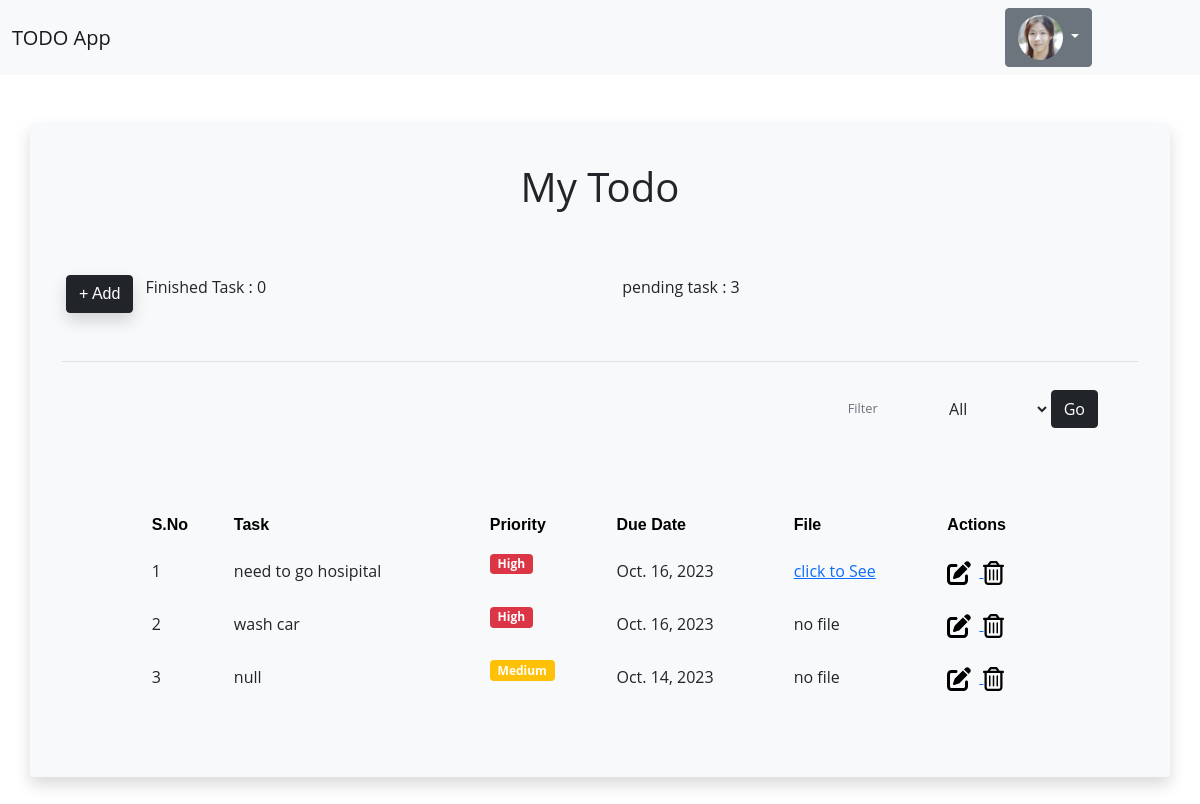
The app's page /index/ (signed in) with its own data.
### adApp/models.py (models this page shows, shortened)
class CustomUser(AbstractUser):
    userIMG = models.ImageField(upload_to="uploads")
    uuid = models.UUIDField(default=uuid.uuid4, editable=False)

class ListDetails(models.Model):
    PRIORTY_LEVEL = [("High", "High"), ("Medium", "Medium"), ("Low", "Low")]
    desc = models.CharField(max_length=300)
    slug = models.SlugField(unique=True)
    updateDate = models.DateField(default=timezone.now)
    due_date = models.DateField(default=timezone.now, null=True, blank=True)
    is_finished = models.BooleanField(default=False)
    fileUpload = models.FileField(upload_to="uploads/", default=None)
    priority = models.CharField(choices=PRIORTY_LEVEL, max_length=30)
    owner = models.ForeignKey(settings.AUTH_USER_MODEL,
                              on_delete=models.CASCADE)

### adApp/views.py (the view)
# urls.py: path("index/", ShowData.as_view(), name="show"),
class ShowData(LoginRequiredMixin, ListView):
    model = ListDetails
    login_url = "login"
    template_name = "index.html"
    context_object_name = "showdetails"
    def get_queryset(self):
        user = self.request.user
        specificData = ListDetails.objects.none()
        if user.is_authenticated:
            specificData = ListDetails.objects.filter(owner=user)
            return specificData
    def get_context_data(self, **kwargs):
        context = super().get_context_data(**kwargs)
        today = date.today()
        pendigTask = ListDetails.objects.filter(
            is_finished=False, owner=self.request.user).count()
        finishedTask = ListDetails.objects.filter(
            is_finished=True, owner=self.request.user).count()
        context["pendingTask"] = pendigTask
        context["finishedTask"] = finishedTask
        return context

### templates/index.html (shortened to what this page needs)
{% extends 'base.html' %} {% load static %}
{% block content %}
<!DOCTYPE html>
<link rel="stylesheet" href="{% static 'add.css' %}" />
<div class="container m-5 p-2 rounded mx-auto bg-light shadow">
  <div class="row m-1 p-4">
    <div class="col">
      <div class="p-1 h1 text-dark text-center mx-auto display-inline-block">
        My Todo
      </div>
    </div>
  </div>
  <div class="row m-1 p-3">
    <div class="col col-11">
      <div class="row rounded p-2 add-todo-wrapper">
        <div class="row">
        <div class="col-auto px-0 mx-0 mr-2">
          <a href="{% url 'add-details' %}">
            <button
              class="btn btn-dark rounded shadow "
              style="font-family: Poppins, sans-serif">
               + Add
            </button>
          </a>
        </div>
        <div class="col-lg-6">
          <p>Finished Task : {{finishedTask}}</p>
        </div>
        <div class="col">
           <p>pending task : {{pendingTask}}</p>
        </div>
      </div>
      </div>
    </div>
  </div>
  <div class="p-2 mx-4 border-black-25 border-bottom"></div>
  <form action="{% url 'showsortlist' 'completed' %}" method="post">
  <div class="row m-1 p-3 px-5 justify-content-end">
    <div class="col-auto d-flex align-items-center">
      <label class="text-secondary my-2 pr-2 view-opt-label">Filter</label>
      <select class="custom-select custom-select-sm btn my-2" name="sortList">
     <option value="all"> <a href="{% url 'show' %}">All</a></option>
      </select>
  <button type="submit" class="btn btn-dark rounded">Go</button>
    </div>
  </div>
  </form>
  <div class="container py-5 h-100">
    <div class="row d-flex justify-content-center align-items-center h-100">
      <div class="col-md-12 col-xl-10">
        <div class="table-responsive">
              <table
                class="table  table-hover table-borderless  align-middle">
                <thead class="table-light">
                <tr style="font-family: Poppins, sans-serif">
                  <th scope="col">S.No</th>
                  <th scope="col">Task</th>
                  <th scope="col">Priority</th>
                  <th scope="col">Due Date</th>
                  <th scope="col">File</th>
                  <th scope="col text-center">Actions</th>
                  </tr>
                </thead>
                <tbody class="table-group-divider">
                  {% for i in showdetails %}
                  <td class="">{{forloop.counter}}</td>
                  <td class="align-middle">{{i.desc}}</td>
                   <td class="align-middle">
                    <h6 class="mb-0">
                      <span>
                        <p
                          class="{% if i.priority == 'High' %} badge bg-danger r {% elif i.priority == 'Medium' %} badge bg-warning {% else %} badge bg-success {%endif%}">
                          {{i.priority}}
                        </p>
                      </span>
                    </h6>
                  </td>
                  <td class="align-middle">{{i.due_date}}</td>
                  {% if i.fileUpload %}
                  <td class="align-middle">
                    <a href="{{i.fileUpload.url}}">click to See</a>
                  </td>
                  {% else %}
                  <td>no file</td>
                  {% endif %}
                  <td class="align-middle">
                    <a href="{%url 'update-details' i.slug %}">
                    </a>
                    <a href="{% url 'delete-details' i.slug%}">
                    </a>
                  </td>
                  {% endfor%}
                </tbody>
              </table>
            </div>
          </div>
        </div>
      </div>
    </div>
{% endblock %}

### templates/base.html (shortened to what this page needs)
<!DOCTYPE html>
<html lang="en">
  <head>
    <link
      href="https://cdn.jsdelivr.net/npm/bootstrap@5.0.2/dist/css/bootstrap.min.css"
      rel="stylesheet"
 />
  </head>
  <body>
    <nav class="navbar navbar-expand-lg shaodw  navbar-light bg-light">
      <div class="container-fluid">
        <div class="collapse navbar-collapse" id="navbarSupportedContent">
          <a class="navbar-brand mt-2 mt-lg-0" href="#">
            TODO App
                   </a>
            {% if request.user.is_authenticated %}
        </div>
        <div class="d-flex align-items-center">
          <div class="btn-group">
            <button class="btn" type="button" id="triggerId" data-bs-toggle="dropdown" aria-haspopup="true"
                aria-expanded="false">
      </div>
      <div class="btn-group mx-5">
        <button class="btn btn-secondary mx-5  dropdown-toggle" type="button" id="triggerId" data-bs-toggle="dropdown" aria-haspopup="true"
            aria-expanded="false">
                   {% if request.user.userIMG %}
                   <img
                   src = "{{user.userIMG.url}}"
            class="rounded-circle"
            height="45"
            alt="{{request.user}}"
            loading="lazy"
          />
          {% endif %}
        </button>
      </div>
    </div>
            {% endif %}
          </div>
    </nav>
    {% block content %} {% endblock%}
  </body>
</html>

### static/add.css (style rules this page uses)
body { font-family: "Open Sans", sans-serif; line-height: 1.6; }
.view-opt-label, .date-label { font-size: 0.8rem; }

### records on screen
CustomUser: userIMG (picture)
ListDetails: desc "need to go hosipital", priority "High", due_date "Oct. 16, 2023"
ListDetails: desc "wash car", priority "High", due_date "Oct. 16, 2023", fileUpload "no file"
ListDetails: desc "null", priority "Medium", due_date "Oct. 14, 2023", fileUpload "no file"

### other values on screen
{{ finishedTask }} "0"
{{ pendingTask }} "3"
